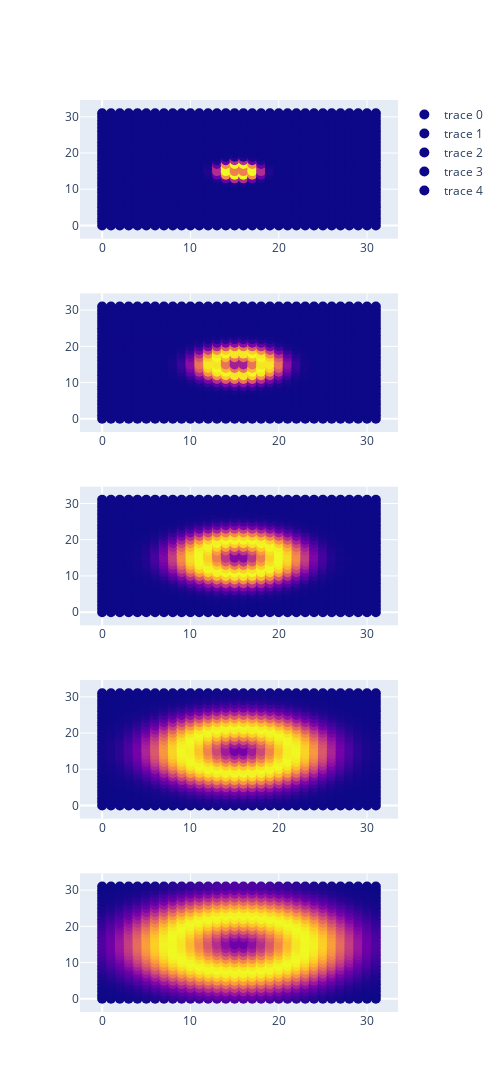

Notebook code for this chart:
### Code cell
fig = make_subplots(rows=5, cols=1)

for t in range(5):
    df = pd.DataFrame.from_dict(data_dicts[t])
    
    df_slice = df[df['z'] == int(df['z'].max()/2)]

    fig.add_trace(
        go.Scatter(x=df_slice['x'], y=df_slice['y'], mode = 'markers', marker=dict(
            color=df_slice['val'],
            size=10,
        )),
        row=t+1, col=1
    )


fig.update_layout(
    autosize=False,
    width=500,
    height=2500,
)
fig.show()

### Figure 1 — Plotly figure (JSON) as saved in the notebook; plotly's stock layout.template omitted (floating-point values rounded to 4 significant figures; data arrays with more than 128 entries replaced by an {"elided": "..."} marker saying what was removed)
{"data": [{"marker": {"color": {"elided": "1024 float values"}, "size": 10}, "mode": "markers", "type": "scatter", "x": {"elided": "1024 int values"}, "xaxis": "x", "y": {"elided": "1024 int values"}, "yaxis": "y"}, {"marker": {"color": {"elided": "1024 float values"}, "size": 10}, "mode": "markers", "type": "scatter", "x": {"elided": "1024 int values"}, "xaxis": "x2", "y": {"elided": "1024 int values"}, "yaxis": "y2"}, {"marker": {"color": {"elided": "1024 float values"}, "size": 10}, "mode": "markers", "type": "scatter", "x": {"elided": "1024 int values"}, "xaxis": "x3", "y": {"elided": "1024 int values"}, "yaxis": "y3"}, {"marker": {"color": {"elided": "1024 float values"}, "size": 10}, "mode": "markers", "type": "scatter", "x": {"elided": "1024 int values"}, "xaxis": "x4", "y": {"elided": "1024 int values"}, "yaxis": "y4"}, {"marker": {"color": {"elided": "1024 float values"}, "size": 10}, "mode": "markers", "type": "scatter", "x": {"elided": "1024 int values"}, "xaxis": "x5", "y": {"elided": "1024 int values"}, "yaxis": "y5"}], "layout": {"autosize": false, "height": 2500, "width": 500, "xaxis": {"anchor": "y", "domain": [0, 1]}, "xaxis2": {"anchor": "y2", "domain": [0, 1]}, "xaxis3": {"anchor": "y3", "domain": [0, 1]}, "xaxis4": {"anchor": "y4", "domain": [0, 1]}, "xaxis5": {"anchor": "y5", "domain": [0, 1]}, "yaxis": {"anchor": "x", "domain": [0.848, 1]}, "yaxis2": {"anchor": "x2", "domain": [0.636, 0.788]}, "yaxis3": {"anchor": "x3", "domain": [0.424, 0.576]}, "yaxis4": {"anchor": "x4", "domain": [0.212, 0.364]}, "yaxis5": {"anchor": "x5", "domain": [0, 0.152]}}}
